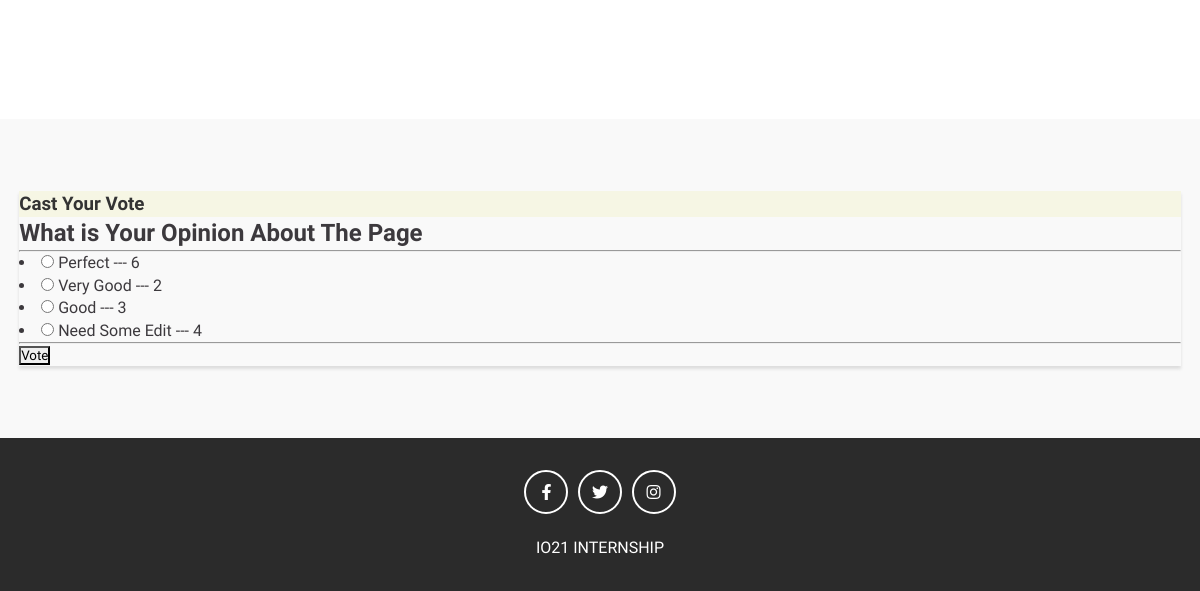
/1 (lower part), run on an earlier commit of the app's database.
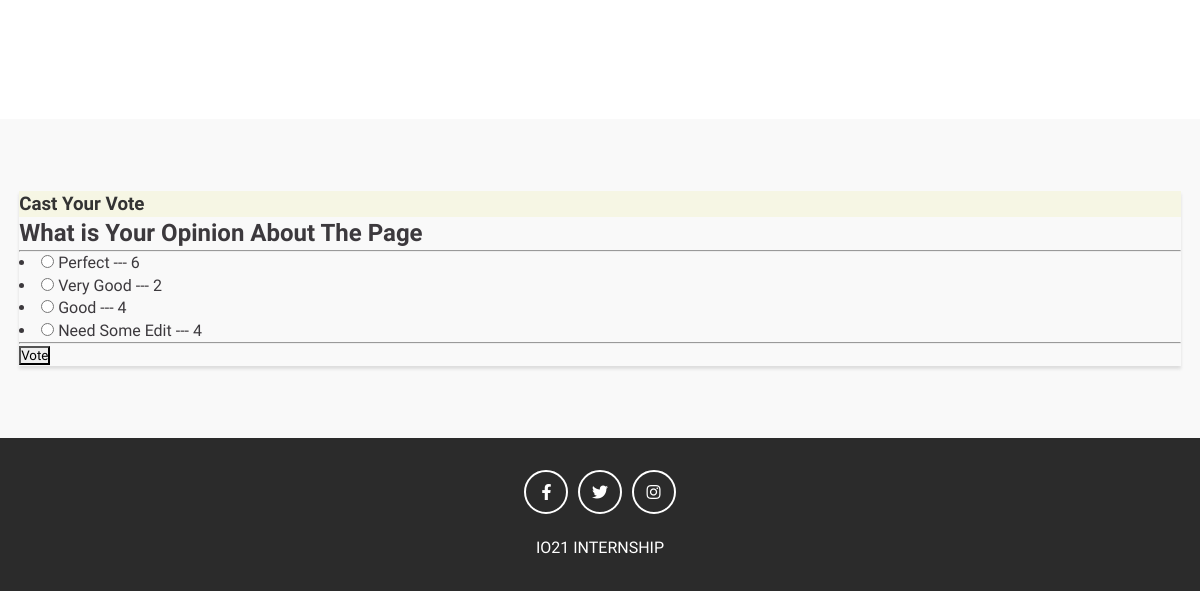
And on a later commit of the database.
### website/models.py (models this page shows, shortened)
class Question(models.Model):
    question_text = models.CharField(max_length=200)
    pub_date = models.DateTimeField('date published')

class Choice(models.Model):
    question = models.ForeignKey(Question, on_delete=models.CASCADE)
    choice_text = models.CharField(max_length=200)
    votes = models.IntegerField(default=0)

### website/views.py (the view)
# urls.py: path('<int:question_id>', views.showchoices, name="showchoices"),
def showchoices(request, question_id):
    qstobj = Question.objects.get(pk=question_id)
    context = {'choice': qstobj}
    return render(request, 'poll/vote.html', context)

### website/templates/poll/vote.html (shortened to what this page needs)
{% extends "poll/index.html" %}
{% block main %}
<div class="row">
    <div class="col-lg-8 col-lg-offset-2">
        <div class="panel panel-default">
            <div class="panel-heading">
                <h3 class="panel-title">Cast Your Vote</h3>
            </div>
            <div class="panel-body">
                <div class="row">
                    <div class="col-lg-12">
                        <h2>{{  choice.question_text  }}</h2>
                    </div>
                </div>
                <div class="row">
                    <div class="col-lg-12">
                        <hr />
                        <form method="POST" action="{% url 'voted' choice.id %}">
                            {% for c in choice.choice_set.all %}
                                <li>
                                            <input type="radio" name="choice" value="{{c.id}}" id="choice{{  forloop.counter  }}" >
                                            <label for="choice{{forloop.counter}}">
                                                {{c.choice_text}}
                                            </label> --- {{c.votes}}
                                </li>
                            {% endfor %}
                            <hr />
                            <input type="submit" value="Vote" class="btn btn-info" />
                        </form>
                    </div>
                </div>
            </div>
        </div>
    </div>
</div>
{% endblock %}

### website/templates/poll/index.html (shortened to what this page needs)
{% load static %}
<!DOCTYPE html>
<html>
  <head>
    <link rel="stylesheet" href="https://cdnjs.cloudflare.com/ajax/libs/font-awesome/5.15.1/css/all.min.css" />
    <link rel="stylesheet" href="{% static 'style.css' %}">
    <link rel="stylesheet" href="{% static 'style-2.css' %}">
  </head>
  <body>
    <section class = "design" id = "design">
      <div class = "container">
        <div class = "design-content">
          <div class = "design-item">
            <div class = "design-title">
            </div>
          </div>
          <div class = "design-item">
            <div class = "design-title">
            </div>
          </div>
          <div class = "design-item">
          </div>
        </div>
      </div>
    </section>
    <section class = "blog" id = "blog">
      <div class="container">
        {% block main %}{% endblock %}
      </div>
    </section>
    <footer>
      <div class = "social-links" id="footer">
        <a href = "https://www.facebook.com"><i class = "fab fa-facebook-f"></i></a>
        <a href = "https://twitter.com/home"><i class = "fab fa-twitter"></i></a>
        <a href = "https://www.instagram.com"><i class = "fab fa-instagram"></i></a>
      </div>
      <span>IO21 INTERNSHIP</span>
    </footer>
  </body>
</html>

### static/style.css (style rules this page uses)
:root { --Playfair: 'Playfair Display', serif; --Quicksand: 'Quicksand', sans-serif; --Roboto: 'Roboto', sans-serif; --dark: #3c393d; --exDark: #2b2b2b; }
* { padding: 0; margin: 0; font-family: var(--Quicksand); }
body { line-height: 1.4; color: var(--dark); }
.container { max-width: 1320px; margin: 0 auto; padding: 0 1.2rem; }
.design { padding: 4.5rem 0; }
.design-content { margin: 2rem 0; }
.design-item { cursor: pointer; margin: 1.5rem 0; }
.design-title { padding: 1rem; font-size: 1.2rem; text-align: center; width: 70%; margin: 0 auto; }
.blog { background: #f9f9f9; padding: 4.5rem 0; }
footer { background: var(--exDark); color: #fff; text-align: center; padding: 2rem 0; }
.social-links { display: flex; justify-content: center; margin-bottom: 1.4rem; }
.social-links a { border: 2px solid #fff; color: #fff; display: block; width: 40px; height: 40px; display: flex; justify-content: center; align-items: center; border-radius: 50%; text-decoration: none; margin: 0 0.3rem; transition: all 0.5s ease; }
@media screen and (min-width: 768px) { .design-content { display: grid; grid-template-columns: repeat(2, 1fr); gap: 2rem; } }
@media screen and (min-width: 768px) { .design-item { margin: 0; } }
@media screen and (min-width: 1200px) { .design-content { grid-template-columns: repeat(3, 1fr); } }

### static/style-2.css (style rules this page uses)
.navbar-default, .btn, .form-control, .panel { border-radius: 0; }
.panel-default > .panel-heading { color: #333; background-color: rgba(245, 245, 220, .7); border-color: rgba(245, 245, 220, .6); border-top-left-radius: 0; border-top-right-radius: 0; }
.panel { box-shadow: 0px 3px 3px 0px #ddd; }
a.navbar-brand, .panel-title { font-weight: bolder; }

What changed in the data, as far as the page shows it:
changed Choice "Good": votes "3" → "4"
